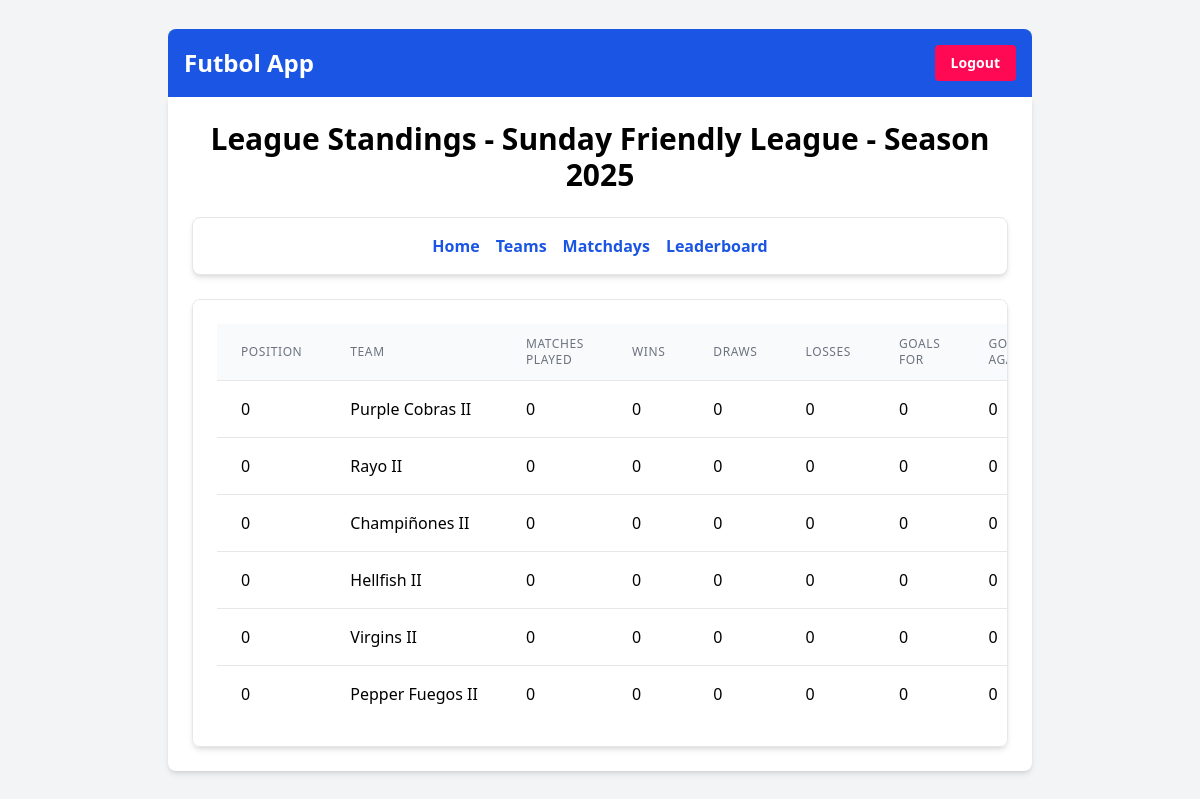
/futbol/league/2/2/standings/ (signed in), run on the app's committed database.
### futbolapp/models.py (models this page shows, shortened)
class League(models.Model):
    name = models.CharField(max_length=100)
    description = models.TextField()
    created_at = models.DateTimeField(auto_now_add=True)
    updated_at = models.DateTimeField(auto_now=True)

class Season(models.Model):
    league = models.ForeignKey(League, on_delete=models.CASCADE)
    year = models.IntegerField()
    is_current = models.BooleanField(default=False)

class LeagueStanding(models.Model):
    team = models.ForeignKey(Team, on_delete=models.CASCADE)
    season = models.ForeignKey(Season, on_delete=models.CASCADE)
    position = models.PositiveIntegerField(default=0)
    points = models.PositiveIntegerField(default=0)
    matches_played = models.PositiveIntegerField(default=0)
    wins = models.PositiveIntegerField(default=0)
    draws = models.PositiveIntegerField(default=0)
    losses = models.PositiveIntegerField(default=0)
    goals_for = models.PositiveIntegerField(default=0)
    goals_against = models.PositiveIntegerField(default=0)
    goal_difference = models.IntegerField(default=0)
    updated_at = models.DateTimeField(auto_now=True)
    class Meta:
        unique_together = ('team', 'season')

class Team(models.Model):
    name = models.CharField(max_length=100)
    league = models.ForeignKey(League, on_delete=models.CASCADE)

### futbolapp/views.py (the view)
# urls.py: path('league/<int:league_id>/<int:season_id>/standings/', views.league_standings_view, name='league_standings_view'),
@login_required
def league_standings_view(request, league_id, season_id):
    league = get_object_or_404(League, pk=league_id)
    season = get_object_or_404(Season, pk=season_id)
    teams = Team.objects.filter(league=league)
    standings = []
    for team in teams:
        standing, created = LeagueStanding.objects.get_or_create(
            team=team,
            season=season,
            defaults={
                'position': 0,
                'points': 0,
                'matches_played': 0,
                'wins': 0,
                'draws': 0,
                'losses': 0,
                'goals_for': 0,
                'goals_against': 0,
                'goal_difference': 0,
            }
        )
        standings.append(standing)
    standings.sort(key=lambda x: (x.position, -x.points, -x.goal_difference, -x.goals_for))
    return render(request, 'futbolapp/league_standings.html', {'league': league, 'season': season, 'standings': standings, 'active_tab': 'standings'})

### futbolapp/templates/futbolapp/league_standings.html (shortened to what this page needs)
{% extends 'base.html' %}
{% block content %}
    <h1 class="text-3xl font-bold mb-6 text-center">League Standings - {{ league.name }} - Season {{ season.year }}</h1>
    <nav class="mb-6 p-4 bg-white rounded-lg shadow-md border border-gray-200">
        <ul class="flex flex-wrap justify-center space-x-4">
            {% if active_tab != 'home' %}
                <li><a href="{% url 'league_home' league.id season.id %}" class="text-primary-blue hover:text-primary-red font-semibold">Home</a></li>
            {% endif %}
            {% if active_tab != 'teams' %}
                <li><a href="{% url 'team_list' league.id season.id %}" class="text-primary-blue hover:text-primary-red font-semibold">Teams</a></li>
            {% endif %}
            {% if active_tab != 'matchdays' %}
                <li><a href="{% url 'league_matchday_list' league.id season.id %}" class="text-primary-blue hover:text-primary-red font-semibold">Matchdays</a></li>
            {% endif %}
            {% if active_tab != 'leaderboard' %}
                <li><a href="{% url 'leaderboard_view' league.id season.id %}" class="text-primary-blue hover:text-primary-red font-semibold">Leaderboard</a></li>
            {% endif %}
        </ul>
    </nav>
    <div class="bg-white p-6 rounded-lg shadow-md border border-gray-200 overflow-x-auto">
        <table class="min-w-full divide-y divide-gray-200">
            <thead class="bg-gray-50">
                <tr>
                    <th scope="col" class="px-6 py-3 text-left text-xs font-medium text-gray-500 uppercase tracking-wider">Position</th>
                    <th scope="col" class="px-6 py-3 text-left text-xs font-medium text-gray-500 uppercase tracking-wider">Team</th>
                    <th scope="col" class="px-6 py-3 text-left text-xs font-medium text-gray-500 uppercase tracking-wider">Matches Played</th>
                    <th scope="col" class="px-6 py-3 text-left text-xs font-medium text-gray-500 uppercase tracking-wider">Wins</th>
                    <th scope="col" class="px-6 py-3 text-left text-xs font-medium text-gray-500 uppercase tracking-wider">Draws</th>
                    <th scope="col" class="px-6 py-3 text-left text-xs font-medium text-gray-500 uppercase tracking-wider">Losses</th>
                    <th scope="col" class="px-6 py-3 text-left text-xs font-medium text-gray-500 uppercase tracking-wider">Goals For</th>
                    <th scope="col" class="px-6 py-3 text-left text-xs font-medium text-gray-500 uppercase tracking-wider">Goals Against</th>
                </tr>
            </thead>
            <tbody class="bg-white divide-y divide-gray-200">
                {% for standing in standings %}
                    <tr>
                        <td class="px-6 py-4 whitespace-nowrap">{{ standing.position }}</td>
                        <td class="px-6 py-4 whitespace-nowrap">{{ standing.team.name }}</td>
                        <td class="px-6 py-4 whitespace-nowrap">{{ standing.matches_played }}</td>
                        <td class="px-6 py-4 whitespace-nowrap">{{ standing.wins }}</td>
                        <td class="px-6 py-4 whitespace-nowrap">{{ standing.draws }}</td>
                        <td class="px-6 py-4 whitespace-nowrap">{{ standing.losses }}</td>
                        <td class="px-6 py-4 whitespace-nowrap">{{ standing.goals_for }}</td>
                        <td class="px-6 py-4 whitespace-nowrap">{{ standing.goals_against }}</td>
                    </tr>
                {% endfor %}
            </tbody>
        </table>
    </div>
{% endblock %}

### data on the page
League: name "Sunday Friendly League"
Season: year "2025"
LeagueStanding: position "0", team.name "Purple Cobras II", matches_played "0", wins "0", draws "0", losses "0", goals_for "0", goals_against "0"
LeagueStanding: position "0", team.name "Rayo II", matches_played "0", wins "0", draws "0", losses "0", goals_for "0", goals_against "0"
LeagueStanding: position "0", team.name "Champiñones II", matches_played "0", wins "0", draws "0", losses "0", goals_for "0", goals_against "0"
LeagueStanding: position "0", team.name "Hellfish II", matches_played "0", wins "0", draws "0", losses "0", goals_for "0", goals_against "0"
LeagueStanding: position "0", team.name "Virgins II", matches_played "0", wins "0", draws "0", losses "0", goals_for "0", goals_against "0"
LeagueStanding: position "0", team.name "Pepper Fuegos II", matches_played "0", wins "0", draws "0", losses "0", goals_for "0", goals_against "0"
